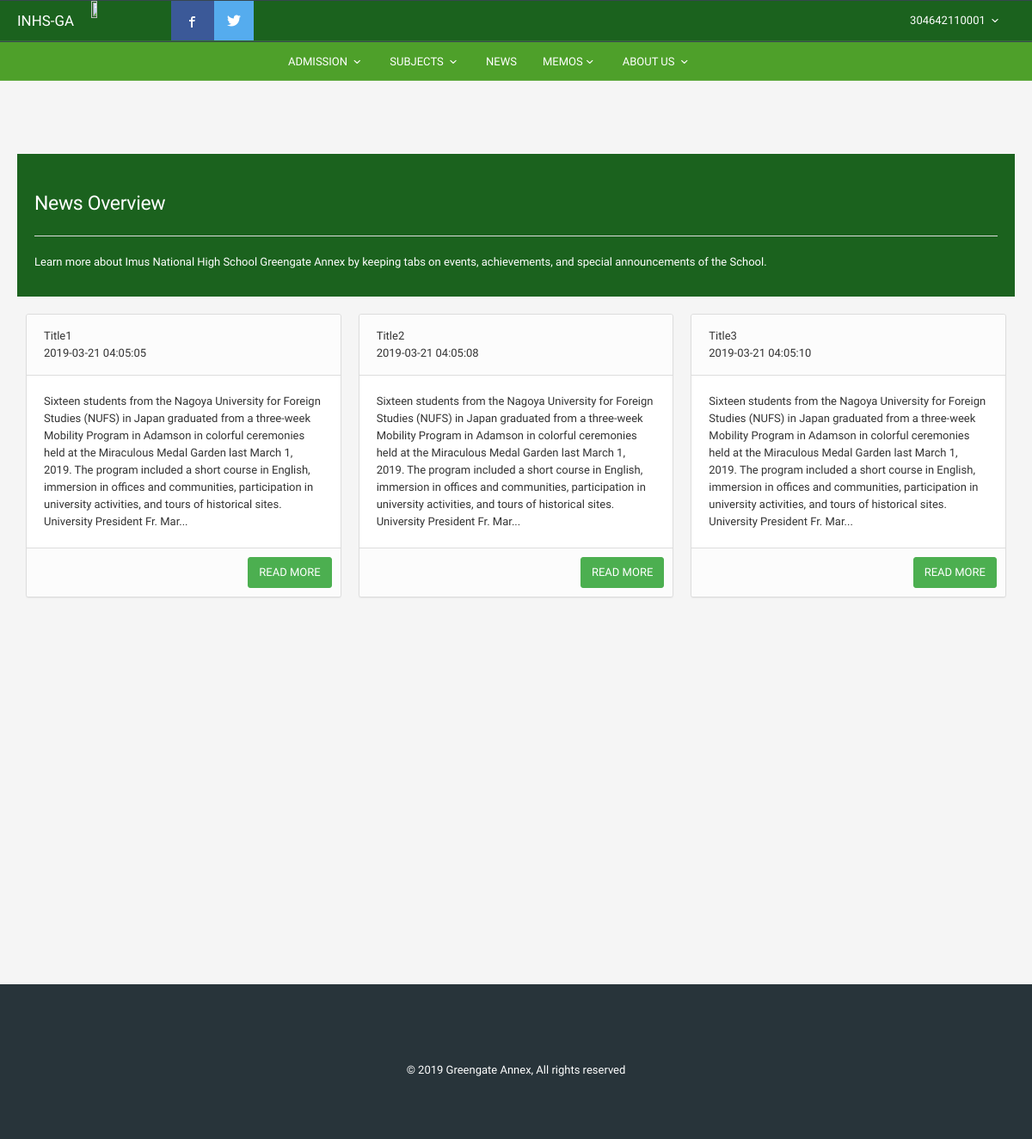
Page /index?page=news (signed in) on the committed database.
### tables this page shows
CREATE TABLE `news` (
  `news_ID` int(10) UNSIGNED NOT NULL,
  `news_Title` varchar(85) DEFAULT NULL,
  `news_Content` text,
  `news_Pub` timestamp NULL DEFAULT CURRENT_TIMESTAMP
);

### index-content-news.php (the view)
<?php
	include('dbconfig.php');
	if (isset($_REQUEST['content'])) {
		$news_ID =$_REQUEST['content'];
			$query = mysqli_query($con,"SELECT * FROM `news` where news_ID ='$news_ID' ");
			if (mysqli_num_rows($query) > 0)
			{
			   while ($rows = mysqli_fetch_assoc($query)) {
			   	$news_ID = $rows['news_ID'];
			   	$news_Title = $rows['news_Title'];
			   	$news_Content = $rows['news_Content'];
			   	$news_Pub	 = $rows['news_Pub'];
			   	?>
					<div class="col-sm-12">
						<div class="panel panel-default">
						  <div class="panel-heading"><?php echo $news_Title?> <div><?php echo $news_Pub;?></div></div>
						  <div class="panel-body"><?php
						  if (strlen($news_Content) > 10)
				   			echo $news_Content = substr($news_Content, 0, 400) . '...';
						  ?>
						</div>
						<div class="panel-footer" style="padding: 10px;">
							<a class="btn btn-success pull-right" href="index?page=news" >BACK</a>
						</div>
						</div>
					</div>
					<?php
			   }
			}
	}
	else{
		?>
		<div style="width: auto; padding: 20px; margin-top: 25px;background-color: #1b621e;  color: white;">
<h2>News Overview</h2>
<hr>
<p>
Learn more about Imus National High School Greengate Annex by keeping tabs on events, achievements, and special announcements of the School.
</p>
</div>
<br>
<?php
			$query = mysqli_query($con,"SELECT * FROM `news`");
			if (mysqli_num_rows($query) > 0)
			{
			   while ($rows = mysqli_fetch_assoc($query)) {
			   	$news_ID = $rows['news_ID'];
			   	$news_Title = $rows['news_Title'];
			   	$news_Content = $rows['news_Content'];
			   	$news_Pub	 = $rows['news_Pub'];
			   	?>
					<div class="col-sm-4">
						<div class="panel panel-default">
						  <div class="panel-heading"><?php echo $news_Title?> <div><?php echo $news_Pub;?></div></div>
						  <div class="panel-body"><?php
						  if (strlen($news_Content) > 10)
				   			echo $news_Content = substr($news_Content, 0, 400) . '...';
						  ?>
						</div>
						<div class="panel-footer" style="padding: 10px;">
							<a class="btn btn-success pull-right" href="index?page=news&content=<?php echo 	$news_ID?>">READ MORE</a></div>
						</div>
					</div>
					<?php
			   }
			}
	}
?>

### rows in the picture
news: news_Title "Title1", news_Pub "2019-03-21 04:05:05", news_Content "Sixteen students from the Nagoya University for Foreign Studies (NUFS) in Japan graduated from a three-week Mobility Program in Adamson in colorful ceremonies held at the Miraculous Medal Garden last March 1, 2019. The program included a short course in English, immersion in offices and communities, participation in university activities, and tours of historical sites. University President Fr. Mar..."
news: news_Title "Title2", news_Pub "2019-03-21 04:05:08", news_Content "Sixteen students from the Nagoya University for Foreign Studies (NUFS) in Japan graduated from a three-week Mobility Program in Adamson in colorful ceremonies held at the Miraculous Medal Garden last March 1, 2019. The program included a short course in English, immersion in offices and communities, participation in university activities, and tours of historical sites. University President Fr. Mar..."
news: news_Title "Title3", news_Pub "2019-03-21 04:05:10", news_Content "Sixteen students from the Nagoya University for Foreign Studies (NUFS) in Japan graduated from a three-week Mobility Program in Adamson in colorful ceremonies held at the Miraculous Medal Garden last March 1, 2019. The program included a short course in English, immersion in offices and communities, participation in university activities, and tours of historical sites. University President Fr. Mar..."

### other values in the picture
$_SESSION['login_user'] "304642110001"
$fromYear "2019"
